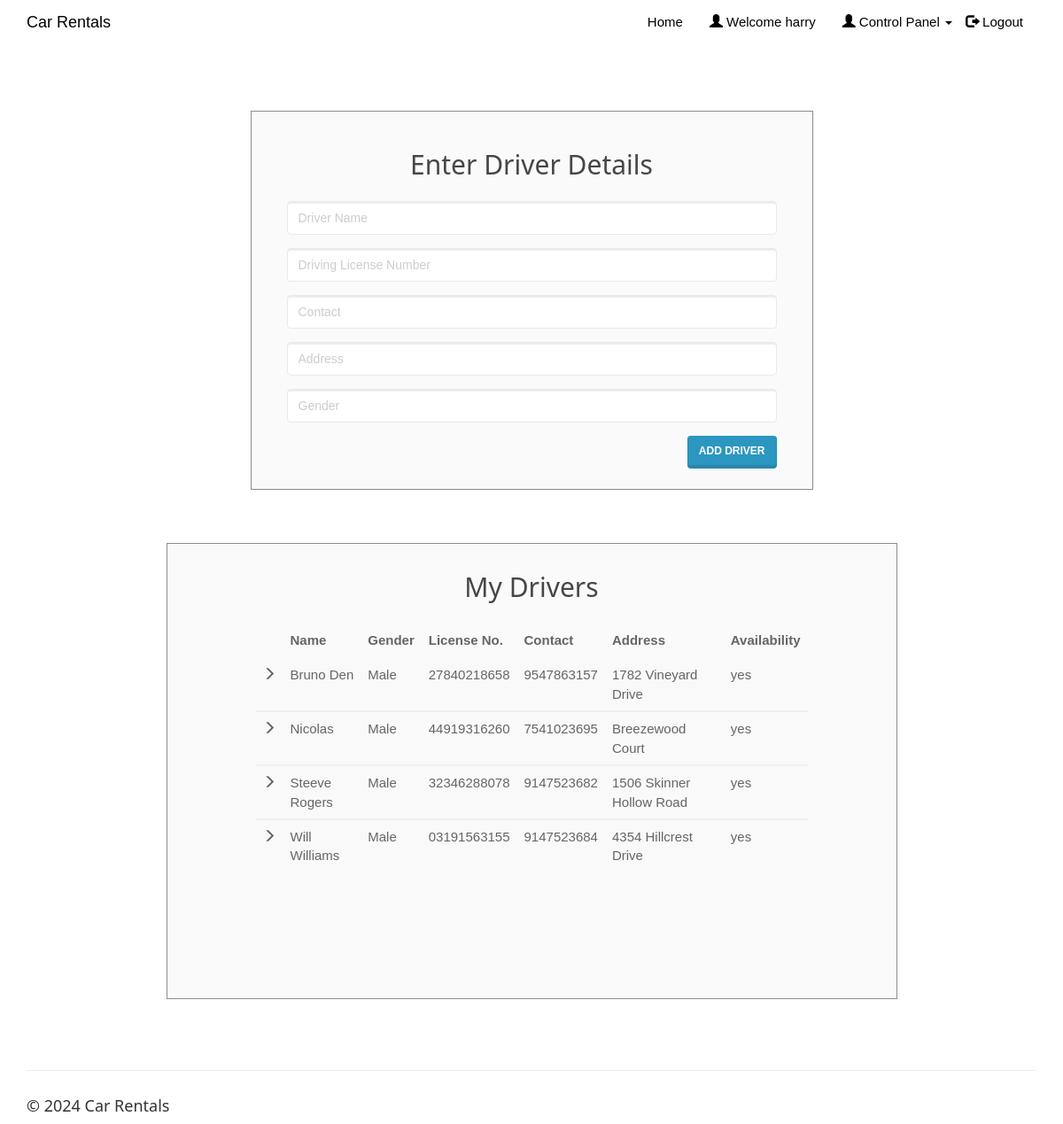
The app's page /enterdriver.php (signed in), older data.
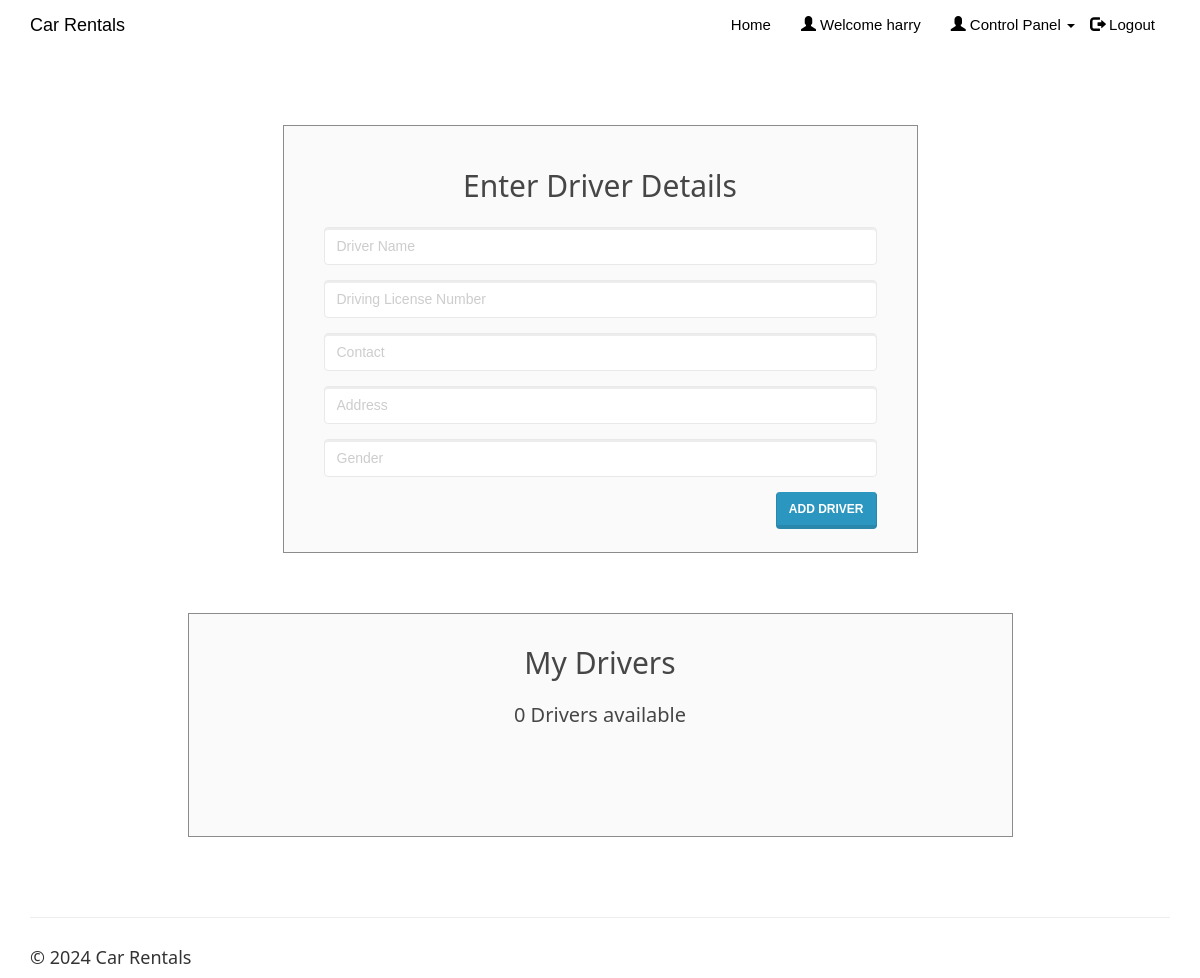
The same page, newer data.
### tables this page shows
CREATE TABLE `driver` (
  `driver_id` int(20) NOT NULL AUTO_INCREMENT,
  `driver_name` varchar(50) NOT NULL,
  `dl_number` varchar(50) NOT NULL,
  `driver_phone` varchar(15) NOT NULL,
  `driver_address` varchar(50) NOT NULL,
  `driver_gender` varchar(10) NOT NULL,
  `client_username` varchar(50) NOT NULL,
  `driver_availability` varchar(10) NOT NULL,
  PRIMARY KEY (`driver_id`),
  UNIQUE KEY `dl_number` (`dl_number`),
  KEY `client_username` (`client_username`),
  CONSTRAINT `driver_ibfk_1` FOREIGN KEY (`client_username`) REFERENCES `clients` (`client_username`)
);

### enterdriver.php (the view, shortened to what this page needs)
<!DOCTYPE html>
<html>
<?php
include('session_client.php'); ?>
<head>
<link rel="stylesheet" href="assets/bootstrap/css/bootstrap.min.css">
<link rel="stylesheet" href="assets/fonts/font-awesome.min.css">
    <link rel="stylesheet" href="assets/w3css/w3.css">
<link rel="stylesheet" type="text/css" href="assets/css/customerlogin.css">
<link rel="stylesheet" type="text/css" media="screen" href="assets/css/clientpage.css" />
</head>
<body>
 <nav class="navbar navbar-custom navbar-fixed-top" role="navigation" style="color: black">
        <div class="container">
            <div class="navbar-header">
                <a class="navbar-brand page-scroll" href="index.php">
                   Car Rentals </a>
            </div>
            <?php
                if(isset($_SESSION['login_client'])){
            ?>
            <div class="collapse navbar-collapse navbar-right navbar-main-collapse">
                <ul class="nav navbar-nav">
                    <li>
                        <a href="index.php">Home</a>
                    </li>
                    <li>
                        <a href="#"><span class="glyphicon glyphicon-user"></span> Welcome <?php echo $_SESSION['login_client']; ?></a>
                    </li>
                    <li>
                    <ul class="nav navbar-nav navbar-right">
            <li><a href="#" class="dropdown-toggle active" data-toggle="dropdown" role="button" aria-haspopup="true" aria-expanded="false"><span class="glyphicon glyphicon-user"></span> Control Panel <span class="caret"></span> </a>
            </li>
          </ul>
                    </li>
                    <li>
                        <a href="logout.php"><span class="glyphicon glyphicon-log-out"></span> Logout</a>
                    </li>
                </ul>
            </div>
            <?php
                }
                ?>
        </div>
    </nav>
    <div class="container" style="margin-top: 65px;" >
    <div class="col-md-7" style="float: none; margin: 0 auto;">
      <div class="form-area">
        <form role="form" action="enterdriver1.php" method="POST">
        <br style="clear: both">
          <h3 style="margin-bottom: 25px; text-align: center; font-size: 30px;"> Enter Driver Details </h3>
          <div class="form-group">
            <input type="text" class="form-control" id="driver_name" name="driver_name" placeholder="Driver Name " required autofocus="">
          </div>
          <div class="form-group">
            <input type="text" class="form-control" id="dl_number" name="dl_number" placeholder="Driving License Number" required>
          </div>
          <div class="form-group">
            <input type="text" class="form-control" id="driver_phone" name="driver_phone" placeholder="Contact" required>
          </div>
          <div class="form-group">
            <input type="text" class="form-control" id="driver_address" name="driver_address" placeholder="Address" required>
          </div>
          <div class="form-group">
            <input type="text" class="form-control" id="driver_gender" name="driver_gender" placeholder="Gender" required>
          </div>
           <button type="submit" id="submit" name="submit" class="btn btn-primary pull-right"> Add Driver</button>
        </form>
      </div>
    </div>
    <div class="col-md-9" style="float: none; margin: 0 auto;">
    <div class="form-area" style="padding: 0px 100px 100px 100px;">
        <form action="" method="POST">
        <br style="clear: both">
          <h3 style="margin-bottom: 25px; text-align: center; font-size: 30px;"> My Drivers </h3>
<?php
$user_check=$_SESSION['login_client'];
$sql = "SELECT * FROM driver d WHERE d.client_username='$user_check' ORDER BY driver_name";
$result = mysqli_query($conn, $sql);
if (mysqli_num_rows($result) > 0) {
  ?>
  <table class="table table-striped">
    <thead class="thead-dark">
      <tr>
        <th>     </th>
        <th> Name</th>
        <th> Gender </th>
        <th> License No. </th>
        <th> Contact </th>
        <th> Address </th>
        <th> Availability </th>
      </tr>
    </thead>
    <?PHP
      while($row = mysqli_fetch_assoc($result)){
    ?>
  <tbody>
    <tr>
      <td> <span class="glyphicon glyphicon-menu-right"></span> </td>
      <td><?php echo $row["driver_name"]; ?></td>
      <td><?php echo $row["driver_gender"]; ?></td>
      <td><?php echo $row["dl_number"]; ?></td>
      <td><?php echo $row["driver_phone"]; ?></td>
      <td><?php echo $row["driver_address"]; ?></td>
      <td><?php echo $row["driver_availability"]; ?></td>
    </tr>
  </tbody>
  <?php } ?>
  </table>
    <br>
  <?php } else { ?>
  <h4><center>0 Drivers available</center> </h4>
  <?php } ?>
        </form>
</div>
        </div>
    </div>
</body>
<footer class="site-footer">
        <div class="container">
            <hr>
            <div class="row">
                <div class="col-sm-6">
                    <h5>© <?php echo date("Y"); ?> Car Rentals</h5>
                </div>
            </div>
        </div>
    </footer>
</html>

### assets/w3css/w3.css (style rules this page uses)
*,*:before,*:after { box-sizing:inherit }
html { -ms-text-size-adjust:100%;-webkit-text-size-adjust:100% }
body { margin:0 }
article,aside,details,figcaption,figure,footer,header,main,menu,nav,section,summary { display:block }
a { background-color:transparent;-webkit-text-decoration-skip:objects }
hr { box-sizing:content-box;height:0;overflow:visible }
button,input,select,textarea { font:inherit;margin:0 }
button,input { overflow:visible }
button,select { text-transform:none }
button,html [type=button],[type=reset],[type=submit] { -webkit-appearance:button }
html,body { font-family:Verdana,sans-serif;font-size:15px;line-height:1.5 }
html { overflow-x:hidden }
h3 { font-size:24px }
h4 { font-size:20px }
h5 { font-size:18px }
h1,h2,h3,h4,h5,h6 { font-family:"Segoe UI",Arial,sans-serif;font-weight:400;margin:10px 0 }
hr { border:0;border-top:1px solid #eee;margin:20px 0 }
a { color:inherit }

### assets/css/customerlogin.css (style rules this page uses)
body, html { height: 100%; }
body { padding-top: 50px; background-size: 100%; }
footer { display: block; }

### assets/css/clientpage.css (style rules this page uses)
.form-area { background-color: #FAFAFA; padding: 10px 40px 60px; margin: 10px 0px 60px; border: 1px solid GREY; opacity: 0.9; }

Row changes from the older to the newer data that the page shows:
removed driver: driver_name "Bruno Den", driver_gender "Male", dl_number "27840218658", driver_phone "9547863157", driver_address "1782 Vineyard Drive", driver_availability "yes"
removed driver: driver_name "Nicolas", driver_gender "Male", dl_number "44919316260", driver_phone "7541023695", driver_address "Breezewood Court", driver_availability "yes"
removed driver: driver_name "Steeve Rogers", driver_gender "Male", dl_number "32346288078", driver_phone "9147523682", driver_address "1506 Skinner Hollow Road", driver_availability "yes"
removed driver: driver_name "Will Williams", driver_gender "Male", dl_number "03191563155", driver_phone "9147523684", driver_address "4354 Hillcrest Drive", driver_availability "yes"
Text that changed along with them:
text no longer shown: "Name Gender License No. Contact Address Availability"
text now shown: "0 Drivers available"
